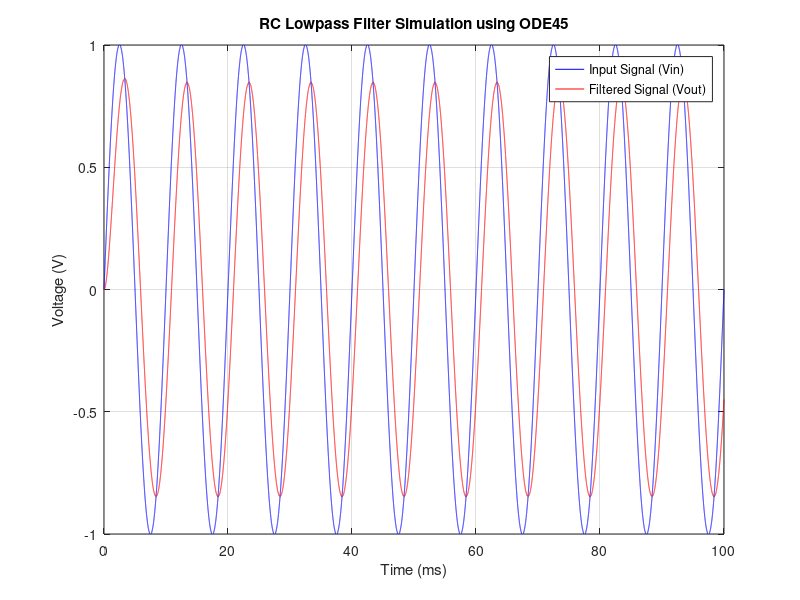

This chart was generated by the following MATLAB code:
% RC Lowpass Filter Simulation in Time Domain using ODE45
clear;
clc;
close all;

% Parameters
R = 1e3;      % Resistance in ohms
C = 1e-6;     % Capacitance in farads
f_input = 100; % Input signal frequency in Hz (sinusoidal input)
T = 1/(10*f_input); % Time period for 10x oversampling

t_sim = [0 100e-3]; % Simulation time vector (0 to 5 ms)
t_step = 1e-6;    % Time step for output resolution

% Define input signal (sinusoidal input)
Vin = @(t) sin(2*pi*f_input*t); 

% Define the RC filter ODE:
% dVout/dt = (1/(R*C)) * (Vin(t) - Vout(t))

RC = R * C; % RC time constant

% Define the ODE as a function handle
odeFunc = @(t, Vout) (1/RC) * (Vin(t) - Vout);

% Initial condition (Vout at t=0 is assumed to be 0)
Vout0 = 0;

% Solve the ODE using ode45
[t_out, Vout] = ode45(odeFunc, 0:t_step:t_sim(2), Vout0);

% Compute the input signal for the output time vector
Vin_out = Vin(t_out);

% Plotting the input and output signals
figure;
plot(t_out*1e3, Vin_out, 'b', 'DisplayName', 'Input Signal (Vin)');
hold on;
plot(t_out*1e3, Vout, 'r', 'DisplayName', 'Filtered Signal (Vout)');
title('RC Lowpass Filter Simulation using ODE45');
xlabel('Time (ms)');
ylabel('Voltage (V)');
legend show;
grid on;
